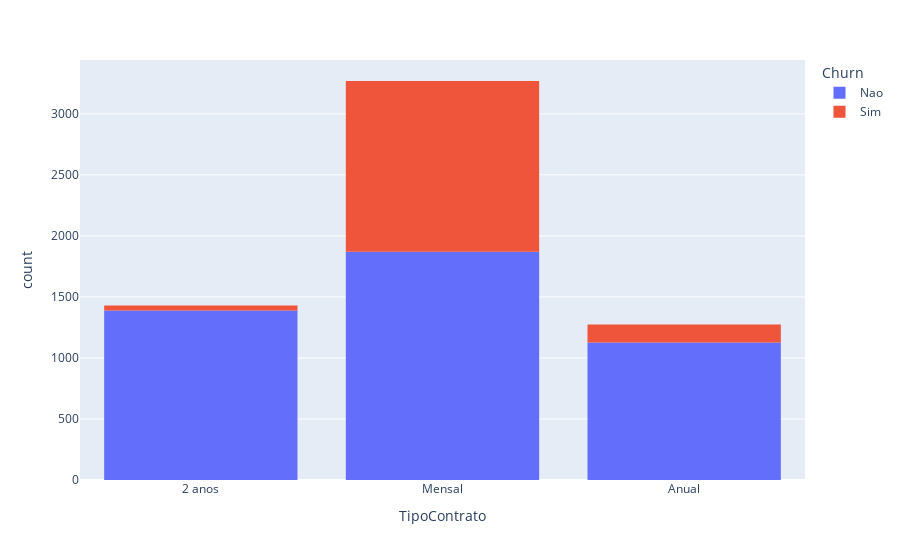

Notebook cell for this chart:
### Code cell
grafico = px.histogram(df, x = 'TipoContrato', color = 'Churn')
grafico.show()

### Figure 1 — Plotly figure (JSON) as saved in the notebook; plotly's stock layout.template omitted (floating-point values rounded to 4 significant figures; data arrays with more than 128 entries replaced by an {"elided": "..."} marker saying what was removed)
{"data": [{"alignmentgroup": "True", "bingroup": "x", "hovertemplate": "Churn=Nao<br>TipoContrato=%{x}<br>count=%{y}<extra></extra>", "legendgroup": "Nao", "marker": {"color": "#636efa", "pattern": {"shape": ""}}, "name": "Nao", "offsetgroup": "Nao", "orientation": "v", "showlegend": true, "type": "histogram", "x": {"elided": "4387 str values"}, "xaxis": "x", "yaxis": "y"}, {"alignmentgroup": "True", "bingroup": "x", "hovertemplate": "Churn=Sim<br>TipoContrato=%{x}<br>count=%{y}<extra></extra>", "legendgroup": "Sim", "marker": {"color": "#EF553B", "pattern": {"shape": ""}}, "name": "Sim", "offsetgroup": "Sim", "orientation": "v", "showlegend": true, "type": "histogram", "x": {"elided": "1587 str values"}, "xaxis": "x", "yaxis": "y"}], "layout": {"barmode": "relative", "legend": {"title": {"text": "Churn"}, "tracegroupgap": 0}, "margin": {"t": 60}, "xaxis": {"anchor": "y", "domain": [0, 1], "title": {"text": "TipoContrato"}}, "yaxis": {"anchor": "x", "domain": [0, 1], "title": {"text": "count"}}}}
